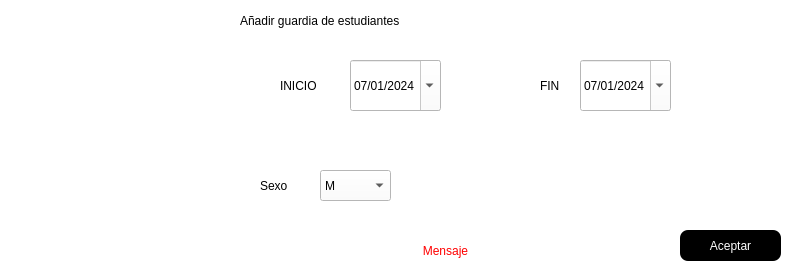
<?xml version="1.0" encoding="UTF-8"?>
<ui version="4.0">
 <class>AadirAutomaticoE</class>
 <widget class="QDialog" name="AadirAutomaticoE">
  <property name="geometry">
   <rect>
    <x>0</x>
    <y>0</y>
    <width>800</width>
    <height>270</height>
   </rect>
  </property>
  <property name="maximumSize">
   <size>
    <width>800</width>
    <height>270</height>
   </size>
  </property>
  <property name="windowTitle">
   <string>Añadir</string>
  </property>
  <property name="styleSheet">
   <string notr="true">background-color: rgb(255, 255, 255);</string>
  </property>
  <widget class="QComboBox" name="comboBox">
   <property name="geometry">
    <rect>
     <x>320</x>
     <y>170</y>
     <width>71</width>
     <height>31</height>
    </rect>
   </property>
   <property name="styleSheet">
    <string notr="true">font: 14pt &quot;Arial&quot;;
</string>
   </property>
   <item>
    <property name="text">
     <string>M</string>
    </property>
   </item>
   <item>
    <property name="text">
     <string>F</string>
    </property>
   </item>
  </widget>
  <widget class="QLabel" name="label_2">
   <property name="geometry">
    <rect>
     <x>280</x>
     <y>70</y>
     <width>61</width>
     <height>31</height>
    </rect>
   </property>
   <property name="styleSheet">
    <string notr="true">font: 14pt &quot;Arial&quot;;</string>
   </property>
   <property name="text">
    <string>INICIO</string>
   </property>
  </widget>
  <widget class="QLabel" name="label_8">
   <property name="geometry">
    <rect>
     <x>0</x>
     <y>0</y>
     <width>221</width>
     <height>281</height>
    </rect>
   </property>
   <property name="text">
    <string/>
   </property>
   <property name="pixmap">
    <pixmap>../images/orca.png</pixmap>
   </property>
   <property name="scaledContents">
    <bool>true</bool>
   </property>
  </widget>
  <widget class="QPushButton" name="btnAceptar">
   <property name="geometry">
    <rect>
     <x>680</x>
     <y>230</y>
     <width>101</width>
     <height>31</height>
    </rect>
   </property>
   <property name="cursor">
    <cursorShape>OpenHandCursor</cursorShape>
   </property>
   <property name="styleSheet">
    <string notr="true">font: 14pt &quot;Arial&quot;;
background-color: rgb(0, 0, 0);
color: rgb(255, 255, 255);


border-radius:8px</string>
   </property>
   <property name="text">
    <string>Aceptar</string>
   </property>
  </widget>
  <widget class="QLabel" name="label_3">
   <property name="geometry">
    <rect>
     <x>240</x>
     <y>0</y>
     <width>301</width>
     <height>41</height>
    </rect>
   </property>
   <property name="styleSheet">
    <string notr="true">font: 900 14pt &quot;Segoe UI Black&quot;;</string>
   </property>
   <property name="text">
    <string>Añadir guardia de estudiantes</string>
   </property>
  </widget>
  <widget class="QLabel" name="lblMensaje2">
   <property name="geometry">
    <rect>
     <x>240</x>
     <y>240</y>
     <width>411</width>
     <height>21</height>
    </rect>
   </property>
   <property name="styleSheet">
    <string notr="true">color: rgb(255, 0, 0);
font: 14pt &quot;Arial&quot;;</string>
   </property>
   <property name="text">
    <string>Mensaje</string>
   </property>
   <property name="alignment">
    <set>Qt::AlignCenter</set>
   </property>
  </widget>
  <widget class="QLabel" name="label_5">
   <property name="geometry">
    <rect>
     <x>260</x>
     <y>170</y>
     <width>51</width>
     <height>31</height>
    </rect>
   </property>
   <property name="styleSheet">
    <string notr="true">
font: 14pt &quot;Arial&quot;;</string>
   </property>
   <property name="text">
    <string>Sexo</string>
   </property>
  </widget>
  <widget class="QDateEdit" name="dateEdit">
   <property name="geometry">
    <rect>
     <x>350</x>
     <y>60</y>
     <width>91</width>
     <height>51</height>
    </rect>
   </property>
   <property name="styleSheet">
    <string notr="true">background-color: rgb(255, 255, 255);
color: rgb(0, 0, 0);
font: 700 9pt &quot;Segoe UI&quot;;</string>
   </property>
   <property name="dateTime">
    <datetime>
     <hour>0</hour>
     <minute>0</minute>
     <second>0</second>
     <year>2024</year>
     <month>1</month>
     <day>7</day>
    </datetime>
   </property>
   <property name="displayFormat">
    <string>dd/MM/yyyy</string>
   </property>
   <property name="calendarPopup">
    <bool>true</bool>
   </property>
  </widget>
  <widget class="QLabel" name="label_7">
   <property name="geometry">
    <rect>
     <x>540</x>
     <y>70</y>
     <width>31</width>
     <height>31</height>
    </rect>
   </property>
   <property name="styleSheet">
    <string notr="true">font: 14pt &quot;Arial&quot;;</string>
   </property>
   <property name="text">
    <string>FIN</string>
   </property>
  </widget>
  <widget class="QDateEdit" name="dateEdit_3">
   <property name="geometry">
    <rect>
     <x>580</x>
     <y>60</y>
     <width>91</width>
     <height>51</height>
    </rect>
   </property>
   <property name="styleSheet">
    <string notr="true">background-color: rgb(255, 255, 255);
color: rgb(0, 0, 0);
font: 700 9pt &quot;Segoe UI&quot;;</string>
   </property>
   <property name="dateTime">
    <datetime>
     <hour>0</hour>
     <minute>0</minute>
     <second>0</second>
     <year>2024</year>
     <month>1</month>
     <day>7</day>
    </datetime>
   </property>
   <property name="displayFormat">
    <string>dd/MM/yyyy</string>
   </property>
   <property name="calendarPopup">
    <bool>true</bool>
   </property>
  </widget>
 </widget>
 <resources/>
 <connections/>
</ui>
